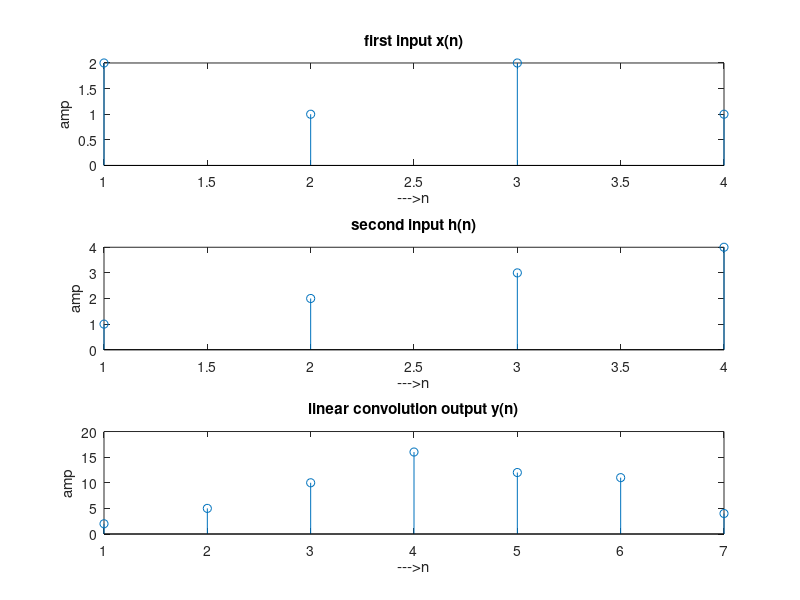

Source code (MATLAB):
g1=[ 2 1 2 1];
g2=[1,2,3,4];

n1=length(g1);
n2=length(g2);

g1e=[g1,zeros(1,n2-1)];
g2e=[g2,zeros(1,n1-1)];

N1=length(g1e);
N2=length(g2e);

N=n1+n2-1;

for n=0:N-1
    y(n+1)=0;
    for k=0:N-1
        i=mod((n-k),N);
        if i<0
            i=i+N;
        end
        y(n+1)=y(n+1)+g2e(k+1)*g1e(i+1);
    end
end
disp('Circular convolution:y(m)==>')
disp(y)

subplot(3,1,1);
stem(g1);
xlabel('--->n');ylabel('amp');title('first input x(n)');

subplot(3,1,2);
stem(g2);
xlabel('--->n');ylabel('amp');title('second input h(n)');

subplot(3,1,3);
stem(y);
xlabel('--->n');ylabel('amp');title('linear convolution output y(n)');
